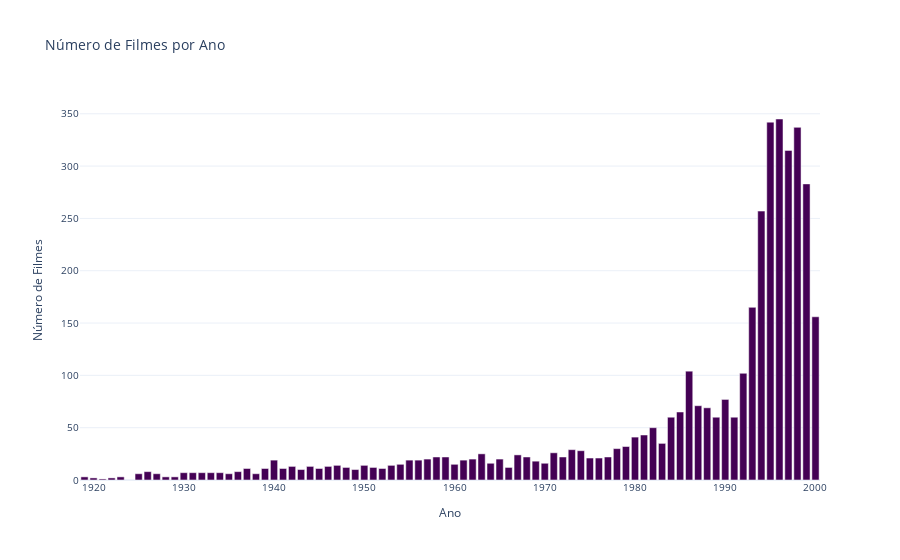

Source (notebook cell):
### Code cell
df_movies['year'] = df_movies['title'].str.extract(r'\((\d{4})\)').astype(float)
movies_per_year = df_movies['year'].dropna().astype(int).value_counts().sort_index()

fig = px.bar(movies_per_year,
             x=movies_per_year.index,
             y=movies_per_year.values,
             labels={'x': 'Ano', 'y': 'Número de Filmes'},
             title='Número de Filmes por Ano',
             color_discrete_sequence=px.colors.sequential.Viridis)
fig.update_layout(
    xaxis_title='Ano',
    yaxis_title='Número de Filmes',
    xaxis_title_font_size=12,
    yaxis_title_font_size=12,
    font=dict(size=10),
    title_font_size=14,
    showlegend=False,
    bargap=0.2,
    template='plotly_white',
)
fig.show()

### Figure 1 — Plotly figure (JSON) as saved in the notebook; plotly's stock layout.template omitted (floating-point values rounded to 4 significant figures)
{"data": [{"hovertemplate": "year=%{x}<br>Número de Filmes=%{y}<extra></extra>", "legendgroup": "", "marker": {"color": "#440154", "pattern": {"shape": ""}}, "name": "", "orientation": "v", "showlegend": false, "textposition": "auto", "type": "bar", "x": [1919, 1920, 1921, 1922, 1923, 1925, 1926, 1927, 1928, 1929, 1930, 1931, 1932, 1933, 1934, 1935, 1936, 1937, 1938, 1939, 1940, 1941, 1942, 1943, 1944, 1945, 1946, 1947, 1948, 1949, 1950, 1951, 1952, 1953, 1954, 1955, 1956, 1957, 1958, 1959, 1960, 1961, 1962, 1963, 1964, 1965, 1966, 1967, 1968, 1969, 1970, 1971, 1972, 1973, 1974, 1975, 1976, 1977, 1978, 1979, 1980, 1981, 1982, 1983, 1984, 1985, 1986, 1987, 1988, 1989, 1990, 1991, 1992, 1993, 1994, 1995, 1996, 1997, 1998, 1999, 2000], "xaxis": "x", "y": [3, 2, 1, 2, 3, 6, 8, 6, 3, 3, 7, 7, 7, 7, 7, 6, 8, 11, 6, 11, 19, 11, 13, 10, 13, 11, 13, 14, 12, 10, 14, 12, 11, 14, 15, 19, 19, 20, 22, 22, 15, 19, 20, 25, 16, 20, 12, 24, 22, 18, 16, 26, 22, 29, 28, 21, 21, 22, 30, 32, 41, 43, 50, 35, 60, 65, 104, 71, 69, 60, 77, 60, 102, 165, 257, 342, 345, 315, 337, 283, 156], "yaxis": "y"}], "layout": {"bargap": 0.2, "barmode": "relative", "font": {"size": 10}, "legend": {"tracegroupgap": 0}, "showlegend": false, "title": {"font": {"size": 14}, "text": "Número de Filmes por Ano"}, "xaxis": {"anchor": "y", "domain": [0, 1], "title": {"font": {"size": 12}, "text": "Ano"}}, "yaxis": {"anchor": "x", "domain": [0, 1], "title": {"font": {"size": 12}, "text": "Número de Filmes"}}}}
